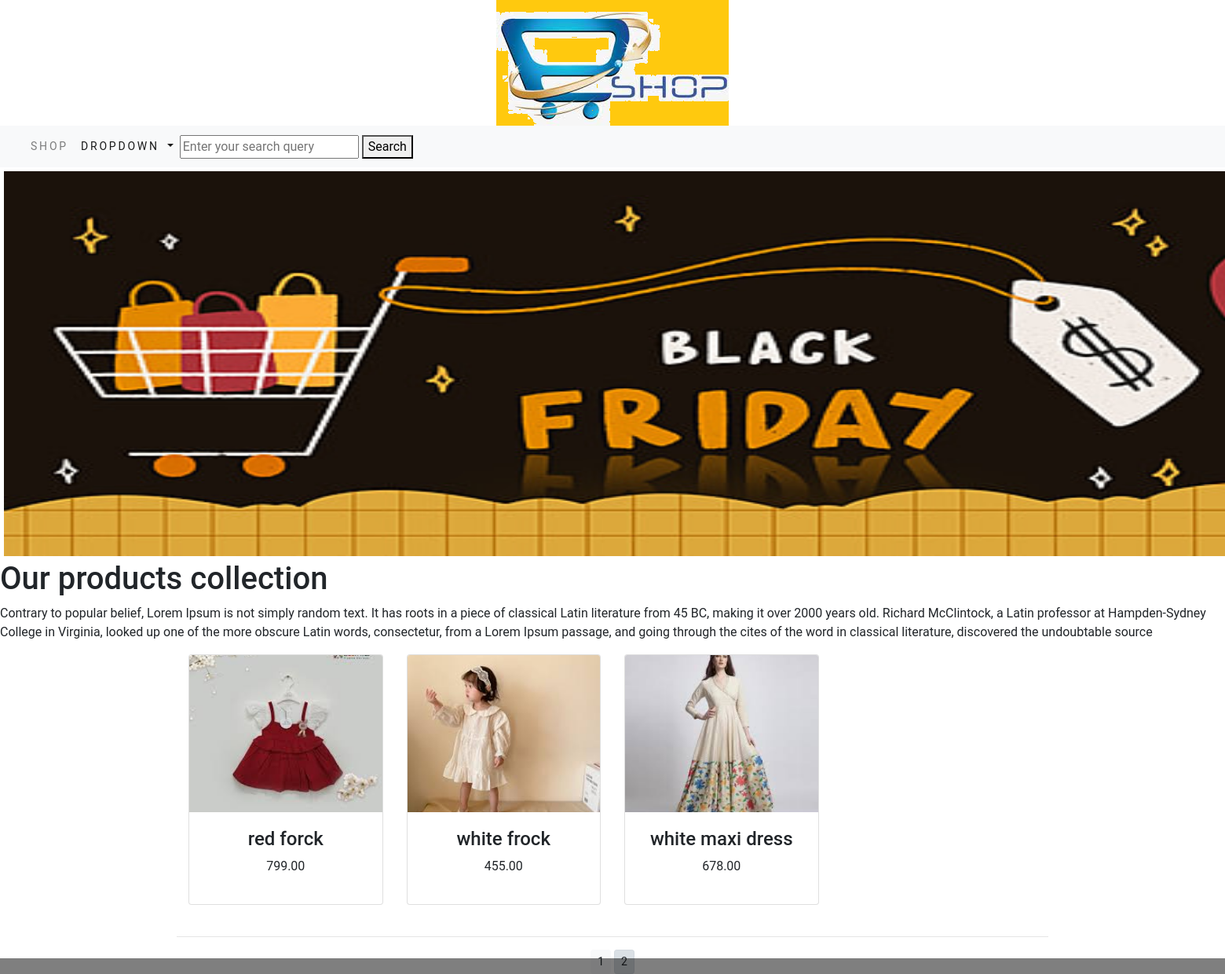
The page /shopapp/?page=2 on the database its author committed.
### shopapp/models.py (models this page shows)
class Product(models.Model):
    name = models.CharField(max_length=250, unique=True)
    slug = models.SlugField(max_length=250, unique=True)
    description = models.TextField(blank=True)
    price = models.DecimalField(max_digits=10, decimal_places=2)
    category = models.ForeignKey(Category, on_delete=models.CASCADE)
    image = models.ImageField(upload_to='product', blank=True)
    stock = models.IntegerField()
    available = models.BooleanField(default=True)
    created = models.DateTimeField(auto_now_add=True)
    updated = models.DateTimeField(auto_now=True)
    def get_url(self):
        return reverse('shopapp:prodCatdetailse', args=[self.category.slug,self.slug])
    class Meta:
        ordering = ('name',)
        verbose_name = 'product'
        verbose_name_plural = 'products'

### shopapp/views.py (the view)
# urls.py: path('', views.allProdCat, name='allProdCat'),
def allProdCat(request, c_slug=None):
    c_page = None
    products_list = None
    if c_slug is not None:
        c_page = get_object_or_404(Category, slug=c_slug)
        products_list = Product.objects.filter(category=c_page, available=True)
    else:
        products_list = Product.objects.filter(available=True)
    paginator = Paginator(products_list, 6)
    page = request.GET.get('page', 1)
    try:
        products = paginator.page(page)
    except (EmptyPage, PageNotAnInteger):
        products = paginator.page(1)
    return render(request, "category.html", {'category': c_page, 'products': products})

### cart/context_processors.py (called while the page is built)
def counter(request):
    item_count=0
    if 'admin' in request.path:
        return {}
    else:
        try:
            cart=Cart.objects.filter(cart_id=_cart_id(request))
            cart_items=CartItem.objects.all().filter(cart=cart[:1])
            for cart_item in cart_items:
                item_count += cart_item.quantity
        except Cart.DoesNotExist:
            item_count=0
    return dict(item_count=item_count)

### cart/views.py (called while the page is built)
def _cart_id(request):
    cart = request.session.session_key
    if not cart:
        cart = request.session.create()
    return cart

### shopapp/context_processors.py (called while the page is built)
def menu_links(requset):
    links=Category.objects.all()
    return dict(links=links)

### shopapp/models.py (called while the page is built)
    def get_url(self):
        return reverse('shopapp:product_by_category', args=[self.slug])

### template/category.html (shortened to what this page needs)
{% extends 'base.html' %}
{% load static %}
{% block content %}
<div class ="mx_auto">
    {% if category %}
    <img class="my_image" src="{{ category.image.url }}" alt="{{ category.name }}">
</div>
<br>
<div>
    <h1 class="text_center my_title">{{ category.name }}</h1>
    <p class="text-justify">{{ category.description }}</p>
</div>
{% else %}
   <img class ="my_image my_image_padding" src="{% static 'img/banner.png' %}" alt="Our products" style="width: 1984px; height: 500px;">
<br>
<div>
    <h1 class="text_center my_tittle">Our products collection</h1>
    <p class="text_justify">Contrary to popular belief, Lorem Ipsum is not simply random text. It has roots in a piece of classical Latin literature from 45 BC, making it over 2000 years old. Richard McClintock, a Latin professor at Hampden-Sydney College in Virginia, looked up one of the more obscure Latin words, consectetur, from a Lorem Ipsum passage, and going through the cites of the word in classical literature, discovered the undoubtable source</p>
</div>
{% endif %}
<div class="container">
  <div class="row mx-auto">
    {% for product in products.object_list %}
      <div class="my_bottem_margin col-12 col-sm-6 col-md-4 col-lg-3 mb-4">
        <div class="card text-center" style="min-width=18rm;">
          <a href="{{ product.get_url }}">
            {% if product.image %}
              <img class="card-img-top product_image" src="{{ product.image.url }}" alt="{{ product.name }}">
            {% else %}
              <img class="card-img-top product_image" src="{% static 'img/default_image.jpg' %}" alt="{{ product.name }}">
            {% endif %}
          </a>
          <div class="card-body">
            <h4>{{ product.name }}</h4>
            <p>{{ product.price }}</p>
          </div>
        </div>
      </div>
    {% endfor %}
  </div>
  <div class="mx.auto">
    {% if products.paginator.num_pages > 1 %}
      <hr>
    <div class="text-center">
      {% for pg in products.paginator.page_range %}
        <a href="?page={{ pg }}" class="btn btn-light btn-sm {% if products.number == pg %} active {% endif %}">{{ pg }}</a>
      {% endfor %}
    </div>
  {% endif %}
</div>
</div>
  </div>
</div>
{%  endblock %}

### static/css/custom.css (style rules this page uses)
body { font-family: 'Roboto', sans-serif; }
.my_image { width:100%; hight:auto; }
.my_image_padding { padding:5px; }
.product_image { width: 100%; height: 200px; object-fit: cover; }

### rows shown on the page
Product: image (picture), name "red forck", price "799.00"
Product: image (picture), name "white frock", price "455.00"
Product: image (picture), name "white maxi dress", price "678.00"

### other values the page prints
{{ pg }} "1" "2"
